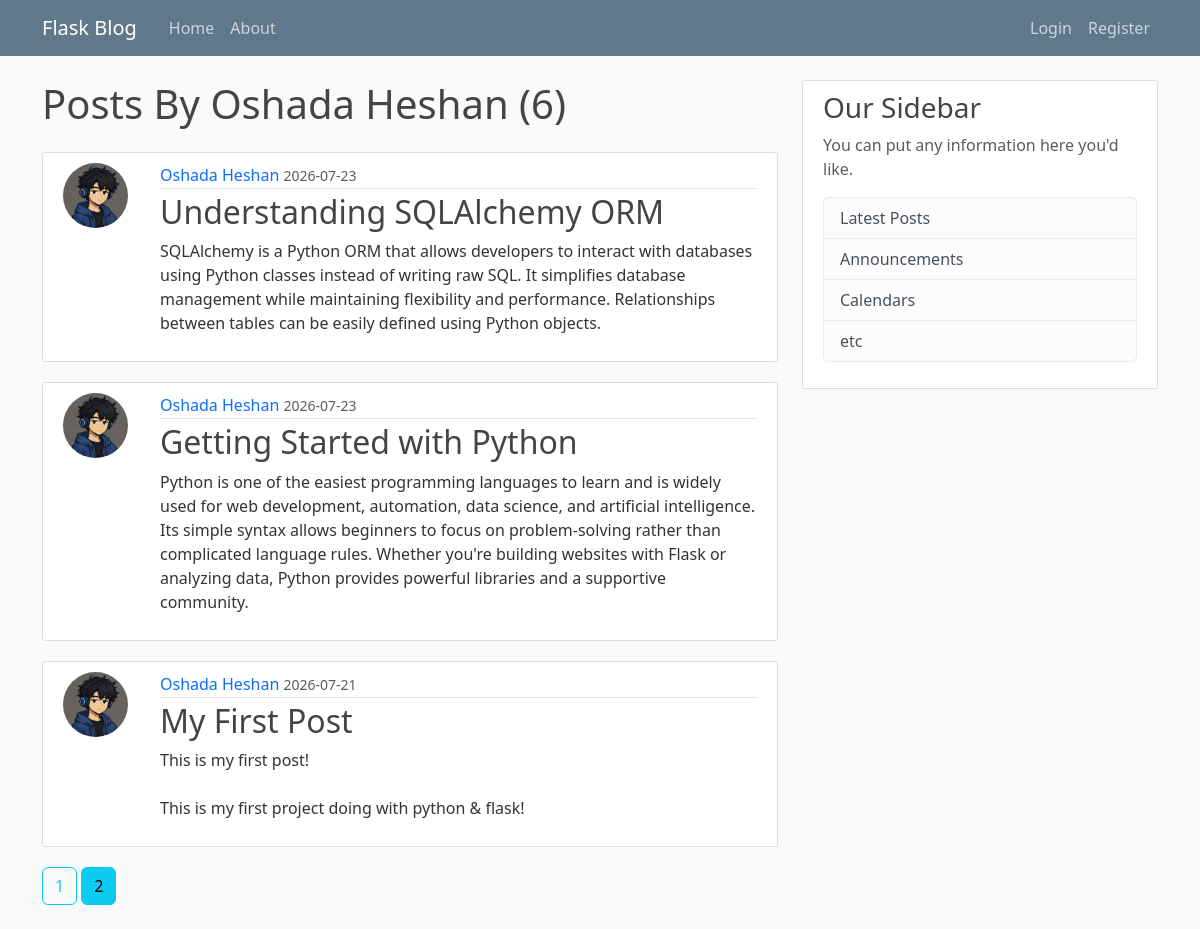
/user/Oshada Heshan?page=2, run on the app's committed database.
### flaskblog/models.py (models this page shows, shortened)
class User(db.Model, UserMixin):
    id = db.Column(db.Integer, primary_key=True)
    username = db.Column(db.String(20), unique=True, nullable=False)
    email = db.Column(db.String(120), unique=True, nullable=False)
    image_file = db.Column(db.String(20), nullable=False, default='default.jpg')
    password = db.Column(db.String(60), nullable=False)
    posts = db.relationship('Post', backref='author', lazy=True)

class Post(db.Model):
    id = db.Column(db.Integer, primary_key=True)
    title = db.Column(db.String(100), nullable=False)
    date_posted = db.Column(db.DateTime, nullable=False, default=datetime.utcnow)
    content = db.Column(db.Text, nullable=False)
    user_id = db.Column(db.Integer, db.ForeignKey('user.id'), nullable=False)

### flaskblog/routes.py (the view)
@app.route("/user/<string:username>")
def user_posts(username):
    page = request.args.get('page', 1, type=int)
    user = User.query.filter_by(username=username).first_or_404()
    posts = Post.query.filter_by(author=user)\
        .order_by(Post.date_posted.desc())\
        .paginate(per_page=3, page=page)
    return render_template('user_posts.html', posts=posts, user=user)

### flaskblog/templates/user_posts.html
{% extends "layout.html" %}
{% block content %}
    <h1 class="mb-4">Posts By {{ user.username }} ({{ posts.total }})</h1>
    {% for post in posts.items %}
        <article class="content-section">
            <div class="post-container">
                <img class="rounded-circle article-img" src="{{ url_for('static', filename='profile_pics/' + post.author.image_file) }}" alt="Profile picture">
                <div class="post-content">
                    <div class="article-metadata">
                        <a class="author-name" href="{{ url_for('user_posts', username=post.author.username) }}">{{ post.author.username }}</a>
                        <small class="text-muted">{{ post.date_posted.strftime('%Y-%m-%d') }}</small>
                    </div>
                    <h2><a class="article-title" href="{{ url_for('post', post_id=post.id) }}">{{ post.title }}</a></h2>
                    <p class="article-content">{{ post.content }}</p>
                </div>
            </div>
        </article>
    {% endfor %}
    {% for page_num in posts.iter_pages(left_edge=1, right_edge=1, left_current=2, right_current=2) %}
        {% if page_num %}
            {% if page_num == posts.page %}
                <a class="btn btn-info mb-4" href="{{ url_for('user_posts', username=user.username, page=page_num) }}">{{ page_num }}</a>
            {% else %}
                <a class="btn btn-outline-info mb-4" href="{{ url_for('user_posts', username=user.username, page=page_num) }}">{{ page_num }}</a>
            {% endif %}
        {% else %}
            ...
        {% endif %}
    {% endfor %}
{% endblock content %}

### flaskblog/static/main.css (style rules this page uses)
body { background: #fafafa; color: #333333; margin-top: 5rem; }
h1, h2, h3, h4, h5, h6 { color: #444444; }
.content-section { background: #ffffff; padding: 10px 20px; border: 1px solid #dddddd; border-radius: 3px; margin-bottom: 20px; }
.post-container { display: flex; gap: 16px; align-items: flex-start; }
.post-content { flex: 1; }
.article-title { color: #444444; }
a.article-title { text-decoration: none; }
.content-section a, .text-muted a { text-decoration: none; }
.article-content { white-space: pre-line; }
.article-img { height: 65px; width: 65px; margin-right: 16px; }
.article-metadata { padding-bottom: 1px; margin-bottom: 4px; border-bottom: 1px solid #e3e3e3 }
.article-metadata a { text-decoration: none; }

### data on the page
User: username "Oshada Heshan"
Post: image_file (picture), author.username "Oshada Heshan", date_posted "2026-07-23", title "Understanding SQLAlchemy ORM", content "SQLAlchemy is a Python ORM that allows developers to interact with databases using Python classes instead of writing raw SQL. It simplifies database management while maintaining flexibility and performance. Relationships between tables can be easily defined using Python objects."
Post: image_file (picture), author.username "Oshada Heshan", date_posted "2026-07-23", title "Getting Started with Python", content "Python is one of the easiest programming languages to learn and is widely used for web development, automation, data science, and artificial intelligence. Its simple syntax allows beginners to focus on problem-solving rather than complicated language rules. Whether you're building websites with Flask or analyzing data, Python provides powerful libraries and a supportive community."
Post: image_file (picture), author.username "Oshada Heshan", date_posted "2026-07-21", title "My First Post", content "This is my first post! This is my first project doing with python & flask!"

### other printed values
{{ posts.total }} "6"
{{ page_num }} "1"
{{ page_num }} "2"
